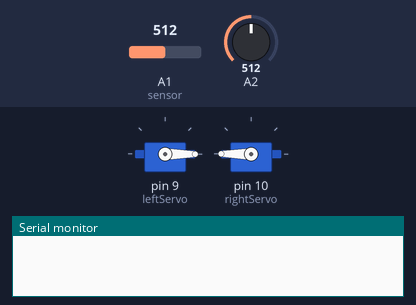
Simulated run of this sketch. Board: Arduino Uno, built with avr-gcc and run on an emulated ATmega328P. Parts: 2 × servo, the last lines printed to the serial monitor. Inputs (shaded band) come from the test bench; at power-on: A1 (sensor) = 512, A2 = 512.

Above: at 0.05 s.
At 2.0 s:
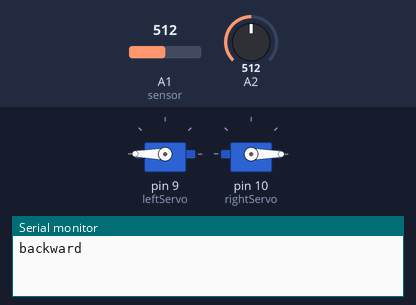
At 3.0 s:
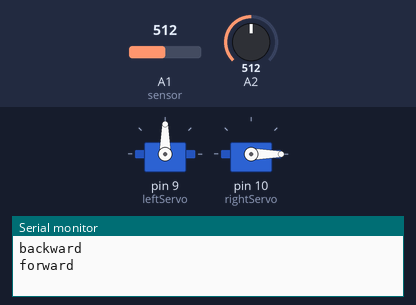
At 4.0 s:
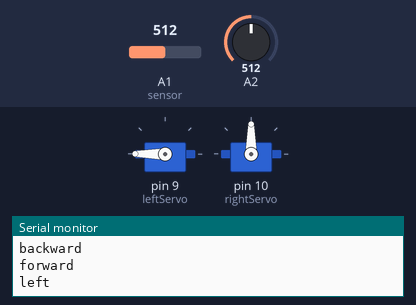
Timing chart, 0 to 5.3 s (numbered marks = the images above):
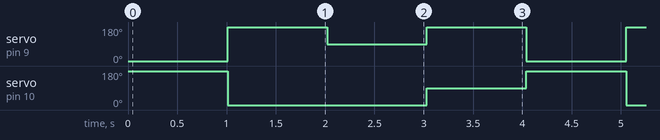

The sketch:

Consistent_behaviour_WORKS.ino
```cpp
#include "Servo.h"

enum State_enum {BACKWARD, FORWARD, ROTATE_RIGHT, ROTATE_LEFT};
enum Sensors_enum {NONE, SENSOR_RIGHT, SENSOR_LEFT, BOTH};

static Sensors_enum sensors;
static State_enum state;

int leftSensor;
int rightSensor;
Servo leftServo;
Servo rightServo;

void setup()
{
  Serial.begin(9600);
  leftServo.attach(9);
  rightServo.attach(10);
}

void loop()
{
  state_machine_run(sensors);

  leftSensor = analogRead(A1); // Set the pins to your sensor pin
  rightSensor = analogRead(A2);

  if (leftSensor > 50) //Values are arbitrary - adjust for your sensors
  {
    sensors = SENSOR_LEFT;
  }
  if (rightSensor > 50)
  {
    sensors = SENSOR_RIGHT;
  if (rightSensor > 50 && leftSensor > 50)
  {
    sensors = BOTH;
  }
  if (rightSensor < 10 && leftSensor < 10)
  {
    sensors = NONE;
  }

  delay(10);
}
}
void state_machine_run(uint8_t sensors)
{
  switch(state)
  {
    case FORWARD:
        leftServo.write(180);
        rightServo.write(0);
        //motors_forward();
        delay(1000);
        state = ROTATE_LEFT;
         Serial.println("forward");
        break;
    case ROTATE_LEFT:
        leftServo.write(90);
        rightServo.write(0);
        //motors_left();
        delay(1000);
        state = ROTATE_RIGHT;
        Serial.println("left");
        break;
    case ROTATE_RIGHT:
        leftServo.write(180);
        rightServo.write(90);
       // motors_right();
        delay(1000);
        state = BACKWARD;

        Serial.println("right");
        break;
    case BACKWARD:
        leftServo.write(0);
        rightServo.write(180);
         // motors_backward();
        delay(1000);
        state = FORWARD;
        Serial.println("backward");
        break;
         default:
          state = FORWARD;  //Default State
          break;
  }
}
```

Measured:
- by itself, servo on pin 9 (leftServo): repeats every 4.0 s: 90° 1.0 s, 180° 1.0 s, 0° 1.0 s, 180° 1.0 s
- by itself, servo on pin 10 (rightServo): repeats every 4.0 s: 90° 1.0 s, 180° 1.0 s, 0° 2.0 s
